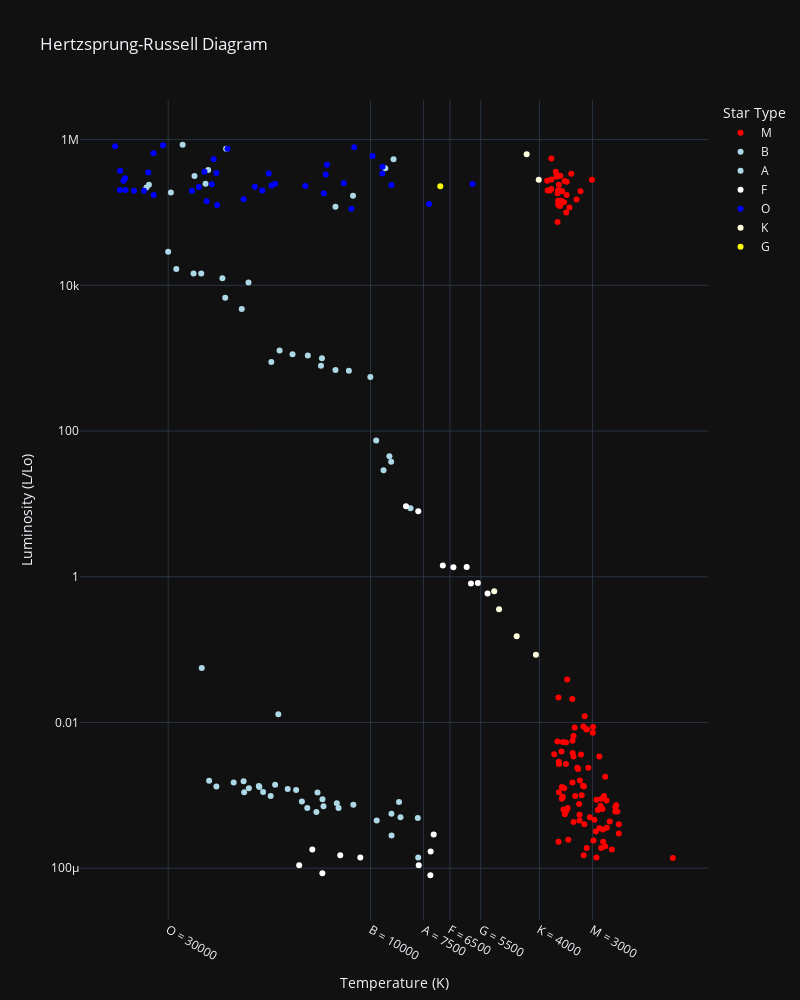

The cell this chart's notebook holds for it:
### Markdown cell above
Plotting of the Graph for Hertzsprung-Russell Diagram (HRD) with the help of Plotly

### Code cell
'''
Plotly is an interactive graphical repressentaion python module. One can hover over the points in the graphs and see the info of the point
which represent a star, and 'Color-Map' on the top-right corner of the graph can be used to show or hide individual categories for easier understanding.
'''

plotly_val = pd.DataFrame({
    'Temperature': T,
    'Luminosity': L,
    'Spectral Type': SP_C
})

fig = px.scatter(plotly_val, x='Temperature', y='Luminosity', color='Spectral Type',
                color_discrete_map={'M': 'red', 'K': 'lightyellow', 'G': 'yellow','F': 'white', 'A': 'lightblue', 'B': 'lightblue', 'O': 'blue'},
                 title='Hertzsprung-Russell Diagram', template='plotly_dark',
                 log_x=True, log_y=True)

fig.update_layout(xaxis=dict(autorange='reversed'),
                  width=800,
                  height=1000,
                  xaxis_title='Temperature (K)',
                  yaxis_title='Luminosity (L/Lo)',
                  legend_title='Star Type')
fig.update_xaxes(
    tickmode='array',
    tickvals=[3000, 4000, 5500, 6500, 7500, 10000, 30000],
    ticktext=['M = 3000', 'K = 4000', 'G = 5500', 'F = 6500', 'A = 7500', 'B = 10000', 'O = 30000']
)

fig.write_html("HR_Diagram_Interactive.html")

fig.show()

### Figure 1 — Plotly figure (JSON) as saved in the notebook; plotly's stock layout.template omitted (floating-point values rounded to 4 significant figures)
{"data": [{"hovertemplate": "Spectral Type=M<br>Temperature=%{x}<br>Luminosity=%{y}<extra></extra>", "legendgroup": "M", "marker": {"color": "red", "symbol": "circle"}, "mode": "markers", "name": "M", "orientation": "v", "showlegend": true, "type": "scatter", "x": [3068, 3042, 2600, 2800, 1939, 2840, 2637, 2600, 2650, 2700, 3600, 3129, 3134, 3628, 2650, 3340, 2799, 3692, 3192, 3441, 3826, 3365, 3270, 3200, 3008, 3600, 3575, 3574, 3625, 3490, 3750, 3834, 3749, 3650, 3450, 3660, 3450, 3752, 3535, 3341, 3432, 2983, 2835, 2935, 3295, 2945, 2817, 2774, 2871, 3345, 3607, 3304, 3150, 3550, 3180, 2890, 3342, 2621, 3158, 3459, 3605, 3615, 3399, 3610, 3553, 3625, 3780, 3323, 3531, 3218, 3146, 3511, 3225, 2935, 2861, 2856, 2731, 3095, 3607, 3100, 2989, 3542, 3243, 3091, 3598, 3324, 3541, 3570, 3500, 3600, 3614, 2831, 2914, 3419, 3218, 3453, 2889, 2968, 3484, 2778, 3523, 3462, 3257, 2994, 3212, 3523, 3598, 3142, 3496, 3324, 3463], "xaxis": "x", "y": [0.0024, 0.0005, 0.0003, 0.0002, 0.000138, 0.00065, 0.00073, 0.0004, 0.00069, 0.00018, 0.0029, 0.0122, 0.0004, 0.0055, 0.0006, 0.0038, 0.0018, 0.00367, 0.00362, 0.039, 200000.0, 340000.0, 150000.0, 195000.0, 280000.0, 320000.0, 123000.0, 200000.0, 184000.0, 270000.0, 283000.0, 272000.0, 550000.0, 310000.0, 263000.0, 363000.0, 174000.0, 209000.0, 195000.0, 0.0056, 0.00067, 0.00024, 0.00034, 0.00014, 0.00098, 0.00032, 0.00098, 0.00036, 0.00072, 0.021, 0.022, 0.0085, 0.0088, 0.004, 0.001, 0.0034, 0.0015, 0.0006, 0.00135, 100000.0, 126000.0, 200000.0, 117000.0, 132000.0, 145000.0, 74000.0, 200000.0, 0.00043, 0.00093, 0.00054, 0.00015, 0.00064, 0.00076, 0.00087, 0.00019, 0.000896, 0.000437, 0.00019, 0.00023, 0.008, 0.0087, 0.0009, 0.0023, 0.0081, 0.0011, 0.0034, 0.0013, 320000.0, 138000.0, 240000.0, 145000.0, 0.000231, 0.000631, 0.000245, 0.000452, 0.000621, 0.000352, 0.000461, 0.000551, 0.000849, 0.000957, 0.0053, 0.0024, 0.0072, 0.0016, 0.0054, 0.0027, 0.00132, 0.00125, 0.0065, 0.0027], "yaxis": "y"}, {"hovertemplate": "Spectral Type=B<br>Temperature=%{x}<br>Luminosity=%{y}<extra></extra>", "legendgroup": "B", "marker": {"color": "lightblue", "symbol": "circle"}, "mode": "markers", "name": "B", "orientation": "v", "showlegend": true, "type": "scatter", "x": [25000, 16500, 30000, 15276, 9700, 33750, 17200, 14100, 12010, 10980, 19860, 33300, 13420, 21020, 18290, 14520, 11900, 12912, 12984, 29560, 16390, 25070, 28700, 26140, 20120, 26000, 11000, 12100, 24490, 16790, 15680, 14982, 13340, 18340, 19920, 24020, 23092, 17920, 19360, 22350, 22012, 19400, 17140, 24145, 27739, 21904], "xaxis": "x", "y": [0.056, 0.013, 28840.0, 1136.0, 74.0, 220000.0, 0.00098, 0.00067, 0.00078, 0.00074, 0.0011, 240000.0, 0.00059, 0.0015, 0.0013, 0.00082, 0.00067, 0.00071, 0.00088, 188000.0, 1278.0, 14500.0, 16790.0, 14520.0, 4720.0, 316000.0, 170000.0, 120000.0, 248500.0, 0.0014, 0.00122, 0.00118, 0.00109, 0.00134, 0.00156, 0.00159, 0.00132, 0.00111, 0.00125, 12450.0, 6748.0, 10920.0, 883.0, 383000.0, 849400.0, 748500.0], "yaxis": "y"}, {"hovertemplate": "Spectral Type=A<br>Temperature=%{x}<br>Luminosity=%{y}<extra></extra>", "legendgroup": "A", "marker": {"color": "lightblue", "symbol": "circle"}, "mode": "markers", "name": "A", "orientation": "v", "showlegend": true, "type": "scatter", "x": [7740, 8500, 8570, 8052, 8930, 9675, 9030, 11250, 12098, 8924, 7723, 8945, 14060, 13023, 10012, 13089, 9320, 8829, 9235], "xaxis": "x", "y": [0.00049, 0.0005, 0.00081, 8.7, 0.00056, 0.00045, 45.0, 672.0, 689.0, 0.00028, 0.00014, 38.0, 1092.0, 998.0, 552.0, 788.0, 29.0, 537500.0, 404900.0], "yaxis": "y"}, {"hovertemplate": "Spectral Type=F<br>Temperature=%{x}<br>Luminosity=%{y}<extra></extra>", "legendgroup": "F", "marker": {"color": "white", "symbol": "circle"}, "mode": "markers", "name": "F", "orientation": "v", "showlegend": true, "type": "scatter", "x": [7220, 12990, 7700, 11790, 7230, 5800, 6757, 6380, 5936, 5587, 7100, 10574, 13720, 5300, 7720, 14732, 8250], "xaxis": "x", "y": [0.00017, 8.5e-05, 0.00011, 0.00015, 8e-05, 0.81, 1.43, 1.35, 1.357, 0.819, 0.00029, 0.00014, 0.00018, 0.59, 7.92, 0.00011, 9.25], "yaxis": "y"}, {"hovertemplate": "Spectral Type=O<br>Temperature=%{x}<br>Luminosity=%{y}<extra></extra>", "legendgroup": "O", "marker": {"color": "blue", "symbol": "circle"}, "mode": "markers", "name": "O", "orientation": "v", "showlegend": true, "type": "scatter", "x": [39000, 36108, 40000, 23000, 17120, 11096, 14245, 24630, 12893, 24345, 33421, 37800, 25390, 11567, 12675, 5752, 8927, 7282, 19923, 26373, 17383, 9373, 18000, 34190, 32460, 23678, 12749, 9383, 23440, 16787, 18734, 9892, 10930, 23095, 21738, 38234, 32489, 38940, 30839, 37882], "xaxis": "x", "y": [204000.0, 198000.0, 813000.0, 127000.0, 235000.0, 112000.0, 231000.0, 363000.0, 184000.0, 142000.0, 352000.0, 202900.0, 223000.0, 251000.0, 452000.0, 245000.0, 239000.0, 131000.0, 152000.0, 198000.0, 342900.0, 424500.0, 200000.0, 198200.0, 173800.0, 244300.0, 332500.0, 342900.0, 537400.0, 246700.0, 224800.0, 593900.0, 783900.0, 347800.0, 748900.0, 272800.0, 648400.0, 374800.0, 834000.0, 294900.0], "yaxis": "y"}, {"hovertemplate": "Spectral Type=K<br>Temperature=%{x}<br>Luminosity=%{y}<extra></extra>", "legendgroup": "K", "marker": {"color": "lightyellow", "symbol": "circle"}, "mode": "markers", "name": "K", "orientation": "v", "showlegend": true, "type": "scatter", "x": [4526, 4077, 4980, 5112, 4015, 4287], "xaxis": "x", "y": [0.153, 0.085, 0.357, 0.63, 282000.0, 630000.0], "yaxis": "y"}, {"hovertemplate": "Spectral Type=G<br>Temperature=%{x}<br>Luminosity=%{y}<extra></extra>", "legendgroup": "G", "marker": {"color": "yellow", "symbol": "circle"}, "mode": "markers", "name": "G", "orientation": "v", "showlegend": true, "type": "scatter", "x": [6850], "xaxis": "x", "y": [229000.0], "yaxis": "y"}], "layout": {"height": 1000, "legend": {"title": {"text": "Star Type"}, "tracegroupgap": 0}, "title": {"text": "Hertzsprung-Russell Diagram"}, "width": 800, "xaxis": {"anchor": "y", "autorange": "reversed", "domain": [0, 1], "tickmode": "array", "ticktext": ["M = 3000", "K = 4000", "G = 5500", "F = 6500", "A = 7500", "B = 10000", "O = 30000"], "tickvals": [3000, 4000, 5500, 6500, 7500, 10000, 30000], "title": {"text": "Temperature (K)"}, "type": "log"}, "yaxis": {"anchor": "x", "domain": [0, 1], "title": {"text": "Luminosity (L/Lo)"}, "type": "log"}}}
